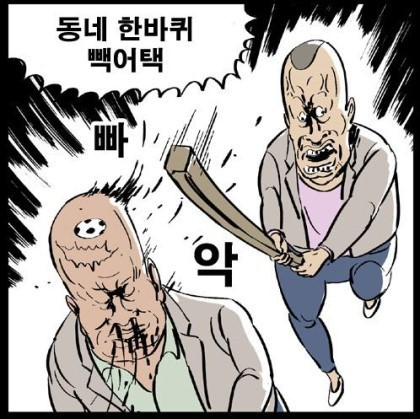
#> input picture data/backattack.jpg, 420 x 419 px
$ jupyter execute ex_cv_1.ipynb
#> lines starting #> are read from the running program, lines starting #| are printed output that depends on the picture
#### [기본적인 이미지 다루기]

[cell 1]
### ====> 모듈 로딩
import cv2
import numpy as np

- [1] 이미지 데이터 로딩 <hr>
   * 컬러/회색이미지 변환 로딩 가능함

[cell 2]
file='../data/backattack.jpg'

[cell 3]
### => 컬러 이미지 로딩
img_rgb=cv2.imread(file,cv2.IMREAD_COLOR)
#> img_rgb is the input picture: shape (419, 420, 3); mean B, G, R 168, 170.4, 174

###=> 회색 이미지 로딩
img_gray=cv2.imread(file,cv2.IMREAD_GRAYSCALE)
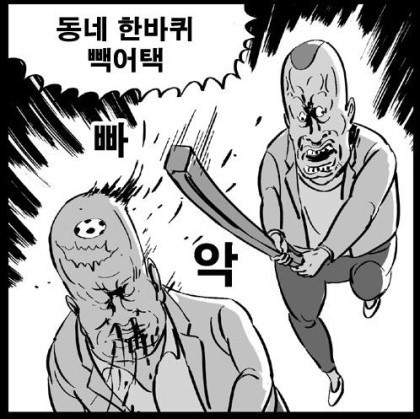
#> img_gray: shape (419, 420); min 0, max 255, mean 171.2

[cell 4]
### 이미지 데이터 정보확인
#3차원으로 들어온다
print(f'[Color IMAGE]')

print(f'SHAPE : {img_rgb.shape})   DIM :{img_rgb.ndim}차원',end='      ')
#| SHAPE : (419, 420, 3))   DIM :3차원
print(f'DTYPE : {img_rgb.dtype})   SIZE :{img_rgb.size}바이트')
#| DTYPE : uint8)   SIZE :527940바이트

print(f'[GRAY IMAGE]')
print(f'SHAPE : {img_gray.shape})   DIM :{img_gray.ndim}차원',end='      ')
#| SHAPE : (419, 420))   DIM :2차원
print(f'DTYPE : {img_gray.dtype})   SIZE :{img_gray.size}바이트')
#| DTYPE : uint8)   SIZE :175980바이트

[cell 5]
### => 이미지 창 띄우기
cv2.imshow('[COLOR]',img_rgb)

###=> 이미지 창 제어
while True:
    result=cv2.waitKey()
#> (key Esc is pressed here)

$ run again, with data/GOZA.jpg copied over data/backattack.jpg
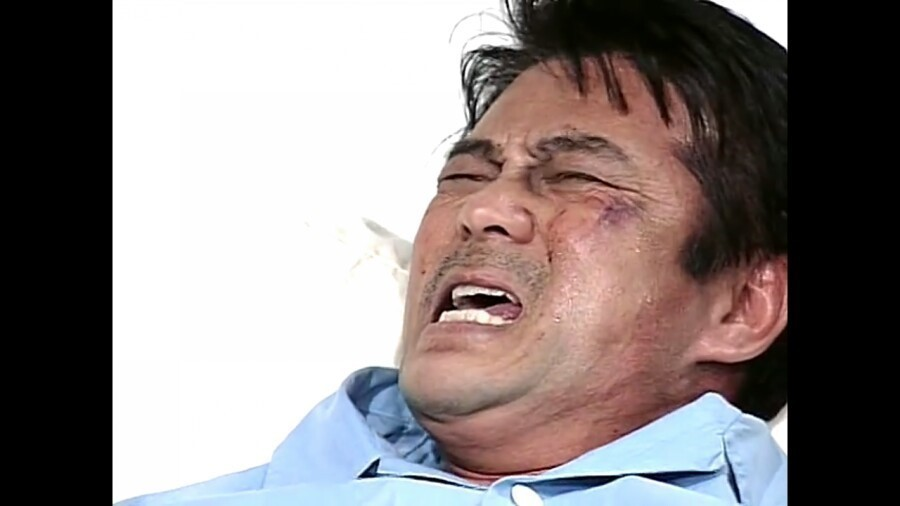
#> input picture data/GOZA.jpg, 900 x 506 px
#> img_rgb is the input picture: shape (506, 900, 3); mean B, G, R 130, 130.5, 138.7
#> `img_gray=cv2.imread(file,cv2.IMREAD_GRAYSCALE)`:
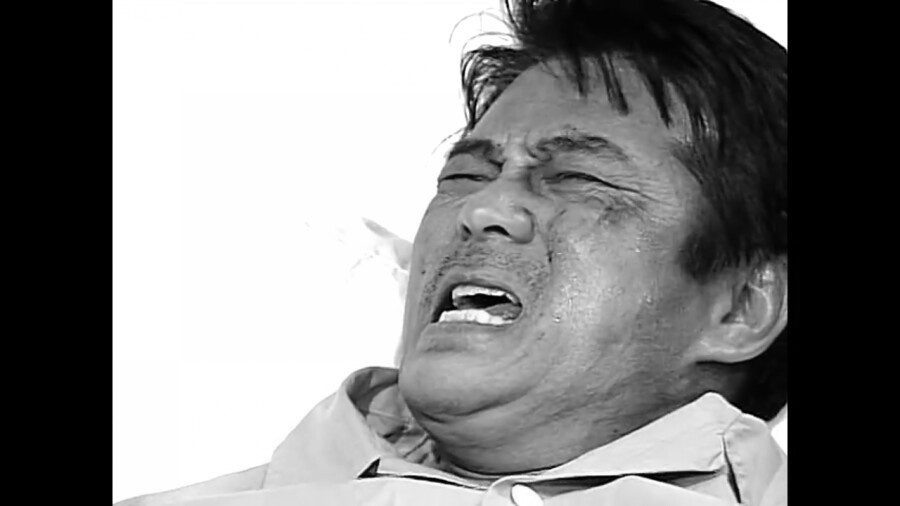
#> img_gray: shape (506, 900); min 0, max 255, mean 132.9
#| SHAPE : (506, 900, 3))   DIM :3차원
#| DTYPE : uint8)   SIZE :1366200바이트
#| SHAPE : (506, 900))   DIM :2차원
#| DTYPE : uint8)   SIZE :455400바이트
